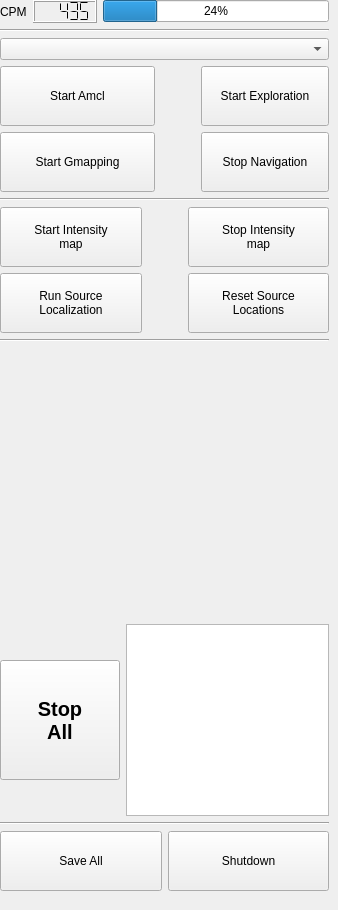
<?xml version="1.0" encoding="UTF-8"?>
<ui version="4.0">
 <class>Form</class>
 <widget class="QWidget" name="Form">
  <property name="geometry">
   <rect>
    <x>0</x>
    <y>0</y>
    <width>338</width>
    <height>910</height>
   </rect>
  </property>
  <property name="windowTitle">
   <string>Form</string>
  </property>
  <widget class="QWidget" name="verticalLayoutWidget">
   <property name="geometry">
    <rect>
     <x>0</x>
     <y>0</y>
     <width>339</width>
     <height>891</height>
    </rect>
   </property>
   <layout class="QVBoxLayout" name="verticalLayout" stretch="0,0,0,0,0,0,0,0,0,0,0">
    <property name="sizeConstraint">
     <enum>QLayout::SetDefaultConstraint</enum>
    </property>
    <property name="rightMargin">
     <number>10</number>
    </property>
    <item>
     <layout class="QGridLayout" name="gridLayout_4">
      <item row="0" column="0">
       <layout class="QHBoxLayout" name="horizontalLayout">
        <item>
         <widget class="QLabel" name="label">
          <property name="font">
           <font>
            <family>Arial</family>
            <italic>false</italic>
           </font>
          </property>
          <property name="text">
           <string>CPM</string>
          </property>
         </widget>
        </item>
        <item>
         <widget class="QLCDNumber" name="cpm_lcd">
          <property name="smallDecimalPoint">
           <bool>false</bool>
          </property>
          <property name="digitCount">
           <number>5</number>
          </property>
          <property name="mode">
           <enum>QLCDNumber::Dec</enum>
          </property>
          <property name="segmentStyle">
           <enum>QLCDNumber::Flat</enum>
          </property>
          <property name="value" stdset="0">
           <double>435.000000000000000</double>
          </property>
         </widget>
        </item>
        <item>
         <widget class="QProgressBar" name="progressBar">
          <property name="sizePolicy">
           <sizepolicy hsizetype="MinimumExpanding" vsizetype="Fixed">
            <horstretch>0</horstretch>
            <verstretch>0</verstretch>
           </sizepolicy>
          </property>
          <property name="minimumSize">
           <size>
            <width>100</width>
            <height>0</height>
           </size>
          </property>
          <property name="value">
           <number>24</number>
          </property>
         </widget>
        </item>
       </layout>
      </item>
     </layout>
    </item>
    <item>
     <widget class="Line" name="line_3">
      <property name="orientation">
       <enum>Qt::Horizontal</enum>
      </property>
     </widget>
    </item>
    <item>
     <widget class="QComboBox" name="map_combo"/>
    </item>
    <item>
     <layout class="QGridLayout" name="gridLayout_2">
      <item row="2" column="1">
       <widget class="QPushButton" name="gmap_start_button">
        <property name="enabled">
         <bool>true</bool>
        </property>
        <property name="sizePolicy">
         <sizepolicy hsizetype="Preferred" vsizetype="Fixed">
          <horstretch>1</horstretch>
          <verstretch>0</verstretch>
         </sizepolicy>
        </property>
        <property name="minimumSize">
         <size>
          <width>100</width>
          <height>60</height>
         </size>
        </property>
        <property name="baseSize">
         <size>
          <width>150</width>
          <height>50</height>
         </size>
        </property>
        <property name="text">
         <string>Start Gmapping</string>
        </property>
        <property name="autoDefault">
         <bool>false</bool>
        </property>
        <property name="flat">
         <bool>false</bool>
        </property>
       </widget>
      </item>
      <item row="1" column="1">
       <widget class="QPushButton" name="amcl_start_button">
        <property name="sizePolicy">
         <sizepolicy hsizetype="Preferred" vsizetype="Fixed">
          <horstretch>0</horstretch>
          <verstretch>0</verstretch>
         </sizepolicy>
        </property>
        <property name="minimumSize">
         <size>
          <width>100</width>
          <height>60</height>
         </size>
        </property>
        <property name="baseSize">
         <size>
          <width>150</width>
          <height>50</height>
         </size>
        </property>
        <property name="text">
         <string>Start Amcl</string>
        </property>
        <property name="autoDefault">
         <bool>false</bool>
        </property>
        <property name="flat">
         <bool>false</bool>
        </property>
       </widget>
      </item>
      <item row="1" column="3">
       <widget class="QPushButton" name="frontier_start_button">
        <property name="sizePolicy">
         <sizepolicy hsizetype="MinimumExpanding" vsizetype="Fixed">
          <horstretch>0</horstretch>
          <verstretch>0</verstretch>
         </sizepolicy>
        </property>
        <property name="minimumSize">
         <size>
          <width>128</width>
          <height>60</height>
         </size>
        </property>
        <property name="baseSize">
         <size>
          <width>150</width>
          <height>50</height>
         </size>
        </property>
        <property name="text">
         <string>Start Exploration</string>
        </property>
        <property name="autoDefault">
         <bool>false</bool>
        </property>
        <property name="flat">
         <bool>false</bool>
        </property>
       </widget>
      </item>
      <item row="2" column="3">
       <widget class="QPushButton" name="navigation_stop_button">
        <property name="sizePolicy">
         <sizepolicy hsizetype="Preferred" vsizetype="Fixed">
          <horstretch>0</horstretch>
          <verstretch>0</verstretch>
         </sizepolicy>
        </property>
        <property name="minimumSize">
         <size>
          <width>100</width>
          <height>60</height>
         </size>
        </property>
        <property name="baseSize">
         <size>
          <width>150</width>
          <height>50</height>
         </size>
        </property>
        <property name="text">
         <string>Stop Navigation</string>
        </property>
        <property name="autoDefault">
         <bool>false</bool>
        </property>
        <property name="flat">
         <bool>false</bool>
        </property>
       </widget>
      </item>
      <item row="2" column="2">
       <spacer name="horizontalSpacer">
        <property name="orientation">
         <enum>Qt::Horizontal</enum>
        </property>
        <property name="sizeType">
         <enum>QSizePolicy::Expanding</enum>
        </property>
        <property name="sizeHint" stdset="0">
         <size>
          <width>40</width>
          <height>10</height>
         </size>
        </property>
       </spacer>
      </item>
     </layout>
    </item>
    <item>
     <widget class="Line" name="line">
      <property name="orientation">
       <enum>Qt::Horizontal</enum>
      </property>
     </widget>
    </item>
    <item>
     <layout class="QGridLayout" name="gridLayout">
      <item row="0" column="1">
       <spacer name="horizontalSpacer_2">
        <property name="orientation">
         <enum>Qt::Horizontal</enum>
        </property>
        <property name="sizeHint" stdset="0">
         <size>
          <width>40</width>
          <height>20</height>
         </size>
        </property>
       </spacer>
      </item>
      <item row="1" column="0">
       <widget class="QPushButton" name="sourceloc_run_button">
        <property name="enabled">
         <bool>true</bool>
        </property>
        <property name="sizePolicy">
         <sizepolicy hsizetype="Preferred" vsizetype="Fixed">
          <horstretch>0</horstretch>
          <verstretch>0</verstretch>
         </sizepolicy>
        </property>
        <property name="minimumSize">
         <size>
          <width>100</width>
          <height>60</height>
         </size>
        </property>
        <property name="baseSize">
         <size>
          <width>150</width>
          <height>50</height>
         </size>
        </property>
        <property name="text">
         <string>Run Source
Localization</string>
        </property>
        <property name="autoDefault">
         <bool>false</bool>
        </property>
        <property name="flat">
         <bool>false</bool>
        </property>
       </widget>
      </item>
      <item row="0" column="0">
       <widget class="QPushButton" name="heatmap_start_button">
        <property name="sizePolicy">
         <sizepolicy hsizetype="Preferred" vsizetype="Fixed">
          <horstretch>1</horstretch>
          <verstretch>0</verstretch>
         </sizepolicy>
        </property>
        <property name="minimumSize">
         <size>
          <width>100</width>
          <height>60</height>
         </size>
        </property>
        <property name="baseSize">
         <size>
          <width>150</width>
          <height>50</height>
         </size>
        </property>
        <property name="text">
         <string>Start Intensity
map</string>
        </property>
        <property name="autoDefault">
         <bool>false</bool>
        </property>
        <property name="flat">
         <bool>false</bool>
        </property>
       </widget>
      </item>
      <item row="0" column="2">
       <widget class="QPushButton" name="heatmap_stop_button">
        <property name="sizePolicy">
         <sizepolicy hsizetype="MinimumExpanding" vsizetype="Fixed">
          <horstretch>1</horstretch>
          <verstretch>0</verstretch>
         </sizepolicy>
        </property>
        <property name="minimumSize">
         <size>
          <width>100</width>
          <height>60</height>
         </size>
        </property>
        <property name="baseSize">
         <size>
          <width>150</width>
          <height>50</height>
         </size>
        </property>
        <property name="text">
         <string>Stop Intensity
map</string>
        </property>
        <property name="autoDefault">
         <bool>false</bool>
        </property>
        <property name="flat">
         <bool>false</bool>
        </property>
       </widget>
      </item>
      <item row="1" column="2">
       <widget class="QPushButton" name="sourceloc_reset_button">
        <property name="sizePolicy">
         <sizepolicy hsizetype="Preferred" vsizetype="Fixed">
          <horstretch>0</horstretch>
          <verstretch>0</verstretch>
         </sizepolicy>
        </property>
        <property name="minimumSize">
         <size>
          <width>100</width>
          <height>60</height>
         </size>
        </property>
        <property name="baseSize">
         <size>
          <width>150</width>
          <height>50</height>
         </size>
        </property>
        <property name="text">
         <string>Reset Source
Locations</string>
        </property>
        <property name="autoDefault">
         <bool>false</bool>
        </property>
        <property name="flat">
         <bool>false</bool>
        </property>
       </widget>
      </item>
     </layout>
    </item>
    <item>
     <widget class="Line" name="line_2">
      <property name="orientation">
       <enum>Qt::Horizontal</enum>
      </property>
     </widget>
    </item>
    <item>
     <spacer name="verticalSpacer">
      <property name="orientation">
       <enum>Qt::Vertical</enum>
      </property>
      <property name="sizeHint" stdset="0">
       <size>
        <width>20</width>
        <height>40</height>
       </size>
      </property>
     </spacer>
    </item>
    <item>
     <layout class="QGridLayout" name="gridLayout_5">
      <item row="0" column="0">
       <widget class="QPushButton" name="stop_button">
        <property name="minimumSize">
         <size>
          <width>120</width>
          <height>120</height>
         </size>
        </property>
        <property name="font">
         <font>
          <pointsize>15</pointsize>
          <weight>75</weight>
          <bold>true</bold>
         </font>
        </property>
        <property name="text">
         <string>Stop
All</string>
        </property>
       </widget>
      </item>
      <item row="0" column="1">
       <widget class="QGraphicsView" name="graphicsView">
        <property name="sizePolicy">
         <sizepolicy hsizetype="Fixed" vsizetype="Fixed">
          <horstretch>0</horstretch>
          <verstretch>0</verstretch>
         </sizepolicy>
        </property>
        <property name="minimumSize">
         <size>
          <width>175</width>
          <height>175</height>
         </size>
        </property>
       </widget>
      </item>
     </layout>
    </item>
    <item>
     <widget class="Line" name="line_4">
      <property name="orientation">
       <enum>Qt::Horizontal</enum>
      </property>
     </widget>
    </item>
    <item>
     <layout class="QGridLayout" name="gridLayout_3">
      <item row="0" column="1">
       <widget class="QPushButton" name="shutdown_button">
        <property name="sizePolicy">
         <sizepolicy hsizetype="Preferred" vsizetype="Fixed">
          <horstretch>0</horstretch>
          <verstretch>0</verstretch>
         </sizepolicy>
        </property>
        <property name="minimumSize">
         <size>
          <width>100</width>
          <height>60</height>
         </size>
        </property>
        <property name="baseSize">
         <size>
          <width>150</width>
          <height>50</height>
         </size>
        </property>
        <property name="text">
         <string>Shutdown</string>
        </property>
        <property name="autoDefault">
         <bool>false</bool>
        </property>
        <property name="flat">
         <bool>false</bool>
        </property>
       </widget>
      </item>
      <item row="0" column="0">
       <widget class="QPushButton" name="save_button">
        <property name="sizePolicy">
         <sizepolicy hsizetype="Preferred" vsizetype="Fixed">
          <horstretch>0</horstretch>
          <verstretch>0</verstretch>
         </sizepolicy>
        </property>
        <property name="minimumSize">
         <size>
          <width>100</width>
          <height>60</height>
         </size>
        </property>
        <property name="baseSize">
         <size>
          <width>150</width>
          <height>50</height>
         </size>
        </property>
        <property name="text">
         <string>Save All</string>
        </property>
        <property name="autoDefault">
         <bool>false</bool>
        </property>
        <property name="flat">
         <bool>false</bool>
        </property>
       </widget>
      </item>
     </layout>
    </item>
   </layout>
  </widget>
 </widget>
 <tabstops>
  <tabstop>heatmap_start_button</tabstop>
  <tabstop>heatmap_stop_button</tabstop>
  <tabstop>sourceloc_run_button</tabstop>
  <tabstop>sourceloc_reset_button</tabstop>
  <tabstop>save_button</tabstop>
  <tabstop>shutdown_button</tabstop>
 </tabstops>
 <resources/>
 <connections/>
</ui>
